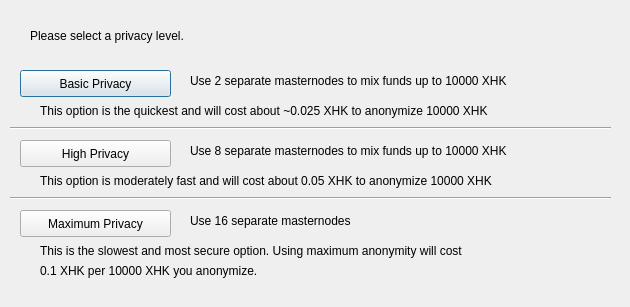
<?xml version="1.0" encoding="UTF-8"?>
<ui version="4.0">
 <class>ObfuscationConfig</class>
 <widget class="QDialog" name="ObfuscationConfig">
  <property name="geometry">
   <rect>
    <x>0</x>
    <y>0</y>
    <width>630</width>
    <height>307</height>
   </rect>
  </property>
  <property name="windowTitle">
   <string>Configure Obfuscation</string>
  </property>
  <widget class="QPushButton" name="buttonBasic">
   <property name="geometry">
    <rect>
     <x>20</x>
     <y>70</y>
     <width>151</width>
     <height>27</height>
    </rect>
   </property>
   <property name="text">
    <string>Basic Privacy</string>
   </property>
  </widget>
  <widget class="QPushButton" name="buttonHigh">
   <property name="geometry">
    <rect>
     <x>20</x>
     <y>140</y>
     <width>151</width>
     <height>27</height>
    </rect>
   </property>
   <property name="text">
    <string>High Privacy</string>
   </property>
  </widget>
  <widget class="QPushButton" name="buttonMax">
   <property name="geometry">
    <rect>
     <x>20</x>
     <y>210</y>
     <width>151</width>
     <height>27</height>
    </rect>
   </property>
   <property name="text">
    <string>Maximum Privacy</string>
   </property>
  </widget>
  <widget class="QLabel" name="label">
   <property name="geometry">
    <rect>
     <x>30</x>
     <y>20</y>
     <width>571</width>
     <height>31</height>
    </rect>
   </property>
   <property name="text">
    <string>Please select a privacy level.</string>
   </property>
  </widget>
  <widget class="QLabel" name="label_2">
   <property name="geometry">
    <rect>
     <x>190</x>
     <y>70</y>
     <width>421</width>
     <height>21</height>
    </rect>
   </property>
   <property name="text">
    <string>Use 2 separate masternodes to mix funds up to 10000 XHK</string>
   </property>
  </widget>
  <widget class="QLabel" name="label_3">
   <property name="geometry">
    <rect>
     <x>190</x>
     <y>140</y>
     <width>411</width>
     <height>21</height>
    </rect>
   </property>
   <property name="text">
    <string>Use 8 separate masternodes to mix funds up to 10000 XHK</string>
   </property>
  </widget>
  <widget class="QLabel" name="label_4">
   <property name="geometry">
    <rect>
     <x>190</x>
     <y>210</y>
     <width>421</width>
     <height>21</height>
    </rect>
   </property>
   <property name="text">
    <string>Use 16 separate masternodes</string>
   </property>
  </widget>
  <widget class="QLabel" name="label_6">
   <property name="geometry">
    <rect>
     <x>40</x>
     <y>100</y>
     <width>561</width>
     <height>21</height>
    </rect>
   </property>
   <property name="text">
    <string>This option is the quickest and will cost about ~0.025 XHK to anonymize 10000 XHK</string>
   </property>
  </widget>
  <widget class="QLabel" name="label_7">
   <property name="geometry">
    <rect>
     <x>40</x>
     <y>170</y>
     <width>561</width>
     <height>21</height>
    </rect>
   </property>
   <property name="text">
    <string>This option is moderately fast and will cost about 0.05 XHK to anonymize 10000 XHK</string>
   </property>
  </widget>
  <widget class="QLabel" name="label_8">
   <property name="geometry">
    <rect>
     <x>40</x>
     <y>240</y>
     <width>561</width>
     <height>21</height>
    </rect>
   </property>
   <property name="text">
    <string>This is the slowest and most secure option. Using maximum anonymity will cost</string>
   </property>
  </widget>
  <widget class="QLabel" name="label_9">
   <property name="geometry">
    <rect>
     <x>40</x>
     <y>260</y>
     <width>561</width>
     <height>21</height>
    </rect>
   </property>
   <property name="text">
    <string>0.1 XHK per 10000 XHK you anonymize.</string>
   </property>
  </widget>
  <widget class="Line" name="line">
   <property name="geometry">
    <rect>
     <x>10</x>
     <y>120</y>
     <width>601</width>
     <height>16</height>
    </rect>
   </property>
   <property name="orientation">
    <enum>Qt::Horizontal</enum>
   </property>
  </widget>
  <widget class="Line" name="line_2">
   <property name="geometry">
    <rect>
     <x>10</x>
     <y>190</y>
     <width>601</width>
     <height>16</height>
    </rect>
   </property>
   <property name="orientation">
    <enum>Qt::Horizontal</enum>
   </property>
  </widget>
 </widget>
 <resources/>
 <connections/>
</ui>
